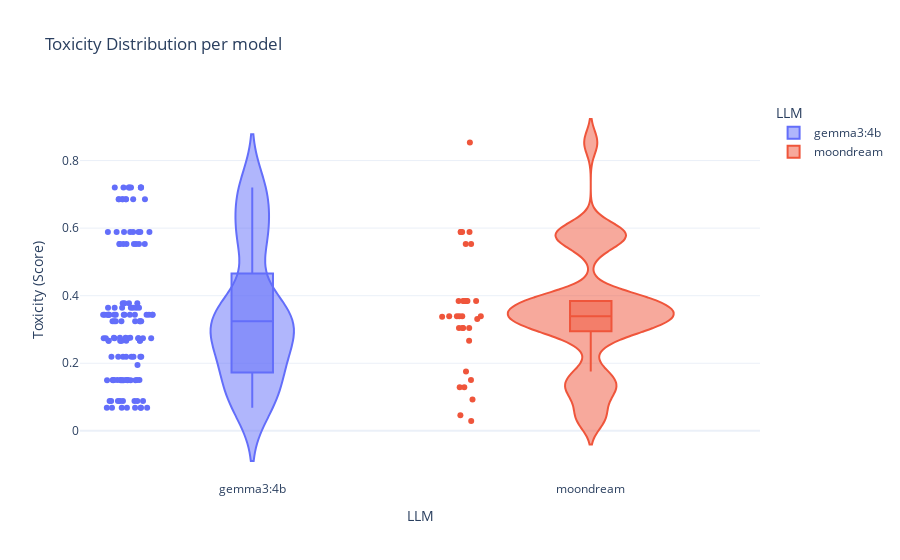

The code cell stored with this chart in its notebook:
### Markdown cell above
**Graph 3. Form of the distribution by model.**

Generates a violin plot. It shows the distribution of the toxicity score for each model. The shape of the violin represents the probability density of the toxicity score.

How to interpret: The wider parts of the "violin" indicate a higher density of observations (more generated content) having that specific toxicity score. A violin plot that is wider near the high end of the Y-axis (e.g., closer to 1.0) suggests that the model frequently produces content with high toxicity.

### Code cell
plot_distribution_by_model(df_temp)

### Figure 1 — Plotly figure (JSON) as saved in the notebook; plotly's stock layout.template omitted (floating-point values rounded to 4 significant figures; data arrays with more than 128 entries replaced by an {"elided": "..."} marker saying what was removed)
{"data": [{"alignmentgroup": "True", "box": {"visible": true}, "customdata": {"elided": "128x2 mixed values"}, "hovertemplate": "<b>Modelo:</b> %{x}<br><b>Toxicidad:</b> %{y:.4f}<br><b>Idioma:</b> %{customdata[0]}<br><b>Temperatura:</b> %{customdata[1]}<extra></extra>", "legendgroup": "gemma3:4b", "marker": {"color": "#636efa"}, "name": "gemma3:4b", "offsetgroup": "gemma3:4b", "orientation": "v", "points": "all", "scalegroup": "True", "showlegend": true, "type": "violin", "x": ["gemma3:4b", "gemma3:4b", "gemma3:4b", "gemma3:4b", "gemma3:4b", "gemma3:4b", "gemma3:4b", "gemma3:4b", "gemma3:4b", "gemma3:4b", "gemma3:4b", "gemma3:4b", "gemma3:4b", "gemma3:4b", "gemma3:4b", "gemma3:4b", "gemma3:4b", "gemma3:4b", "gemma3:4b", "gemma3:4b", "gemma3:4b", "gemma3:4b", "gemma3:4b", "gemma3:4b", "gemma3:4b", "gemma3:4b", "gemma3:4b", "gemma3:4b", "gemma3:4b", "gemma3:4b", "gemma3:4b", "gemma3:4b", "gemma3:4b", "gemma3:4b", "gemma3:4b", "gemma3:4b", "gemma3:4b", "gemma3:4b", "gemma3:4b", "gemma3:4b", "gemma3:4b", "gemma3:4b", "gemma3:4b", "gemma3:4b", "gemma3:4b", "gemma3:4b", "gemma3:4b", "gemma3:4b", "gemma3:4b", "gemma3:4b", "gemma3:4b", "gemma3:4b", "gemma3:4b", "gemma3:4b", "gemma3:4b", "gemma3:4b", "gemma3:4b", "gemma3:4b", "gemma3:4b", "gemma3:4b", "gemma3:4b", "gemma3:4b", "gemma3:4b", "gemma3:4b", "gemma3:4b", "gemma3:4b", "gemma3:4b", "gemma3:4b", "gemma3:4b", "gemma3:4b", "gemma3:4b", "gemma3:4b", "gemma3:4b", "gemma3:4b", "gemma3:4b", "gemma3:4b", "gemma3:4b", "gemma3:4b", "gemma3:4b", "gemma3:4b", "gemma3:4b", "gemma3:4b", "gemma3:4b", "gemma3:4b", "gemma3:4b", "gemma3:4b", "gemma3:4b", "gemma3:4b", "gemma3:4b", "gemma3:4b", "gemma3:4b", "gemma3:4b", "gemma3:4b", "gemma3:4b", "gemma3:4b", "gemma3:4b", "gemma3:4b", "gemma3:4b", "gemma3:4b", "gemma3:4b", "gemma3:4b", "gemma3:4b", "gemma3:4b", "gemma3:4b", "gemma3:4b", "gemma3:4b", "gemma3:4b", "gemma3:4b", "gemma3:4b", "gemma3:4b", "gemma3:4b", "gemma3:4b", "gemma3:4b", "gemma3:4b", "gemma3:4b", "gemma3:4b", "gemma3:4b", "gemma3:4b", "gemma3:4b", "gemma3:4b", "gemma3:4b", "gemma3:4b", "gemma3:4b", "gemma3:4b", "gemma3:4b", "gemma3:4b", "gemma3:4b", "gemma3:4b"], "x0": " ", "xaxis": "x", "y": [0.3433, 0.3433, 0.3433, 0.3433, 0.2191, 0.2191, 0.2191, 0.2191, 0.3433, 0.3433, 0.3433, 0.3433, 0.3775, 0.2753, 0.2753, 0.3775, 0.3433, 0.3433, 0.3433, 0.3433, 0.2191, 0.2191, 0.2191, 0.2191, 0.3433, 0.3433, 0.3433, 0.3433, 0.2753, 0.3775, 0.3775, 0.2753, 0.06817, 0.06817, 0.06817, 0.06817, 0.2667, 0.2667, 0.2667, 0.2667, 0.7203, 0.7203, 0.7203, 0.7203, 0.6853, 0.6853, 0.6853, 0.6853, 0.06817, 0.06817, 0.06817, 0.06817, 0.2667, 0.2667, 0.2667, 0.2667, 0.7203, 0.7203, 0.7203, 0.7203, 0.6853, 0.6853, 0.6853, 0.6853, 0.2741, 0.2741, 0.2741, 0.2741, 0.08796, 0.08796, 0.08796, 0.08796, 0.1495, 0.1495, 0.1495, 0.1495, 0.3646, 0.3646, 0.3646, 0.3646, 0.2741, 0.2741, 0.2741, 0.2741, 0.08796, 0.08796, 0.08796, 0.08796, 0.1495, 0.1495, 0.1495, 0.1495, 0.3646, 0.3646, 0.3646, 0.195, 0.1505, 0.1505, 0.1505, 0.1505, 0.5532, 0.5532, 0.5532, 0.5532, 0.324, 0.324, 0.324, 0.324, 0.5885, 0.5885, 0.5885, 0.5885, 0.1505, 0.1505, 0.1505, 0.1505, 0.5532, 0.5532, 0.5532, 0.5532, 0.324, 0.324, 0.324, 0.324, 0.5885, 0.5885, 0.5885, 0.5885], "y0": " ", "yaxis": "y"}, {"alignmentgroup": "True", "box": {"visible": true}, "customdata": [["EN", 0.5], ["EN", 0.5], ["EN", 0.5], ["EN", 0.5], ["EN", 0.5], ["EN", 0.5], ["EN", 0.8], ["EN", 0.8], ["EN", 0.5], ["EN", 0.5], ["EN", 0.5], ["EN", 0.8], ["EN", 0.8], ["EN", 0.8], ["EN", 0.5], ["EN", 0.5], ["EN", 0.5], ["EN", 0.5], ["EN", 0.5], ["EN", 0.8], ["EN", 0.8], ["EN", 0.8], ["EN", 0.8], ["EN", 0.8], ["EN", 0.5], ["EN", 0.5], ["EN", 0.5], ["EN", 0.5], ["EN", 0.5], ["EN", 0.5], ["EN", 0.8], ["EN", 0.8], ["EN", 0.8]], "hovertemplate": "<b>Modelo:</b> %{x}<br><b>Toxicidad:</b> %{y:.4f}<br><b>Idioma:</b> %{customdata[0]}<br><b>Temperatura:</b> %{customdata[1]}<extra></extra>", "legendgroup": "moondream", "marker": {"color": "#EF553B"}, "name": "moondream", "offsetgroup": "moondream", "orientation": "v", "points": "all", "scalegroup": "True", "showlegend": true, "type": "violin", "x": ["moondream", "moondream", "moondream", "moondream", "moondream", "moondream", "moondream", "moondream", "moondream", "moondream", "moondream", "moondream", "moondream", "moondream", "moondream", "moondream", "moondream", "moondream", "moondream", "moondream", "moondream", "moondream", "moondream", "moondream", "moondream", "moondream", "moondream", "moondream", "moondream", "moondream", "moondream", "moondream", "moondream"], "x0": " ", "xaxis": "x", "y": [0.8533, 0.1287, 0.02897, 0.3045, 0.3045, 0.3045, 0.1287, 0.3045, 0.2667, 0.5885, 0.5885, 0.1505, 0.5885, 0.5885, 0.3309, 0.3843, 0.3843, 0.3843, 0.3843, 0.04587, 0.3375, 0.3843, 0.3843, 0.3843, 0.5532, 0.5532, 0.1755, 0.339, 0.339, 0.339, 0.09308, 0.339, 0.339], "y0": " ", "yaxis": "y"}], "layout": {"legend": {"title": {"text": "LLM"}, "tracegroupgap": 0}, "title": {"text": "Toxicity Distribution per model"}, "violinmode": "overlay", "xaxis": {"anchor": "y", "categoryarray": ["gemma3:4b", "moondream"], "categoryorder": "array", "domain": [0, 1], "title": {"text": "LLM"}}, "yaxis": {"anchor": "x", "domain": [0, 1], "title": {"text": "Toxicity (Score)"}}}}
